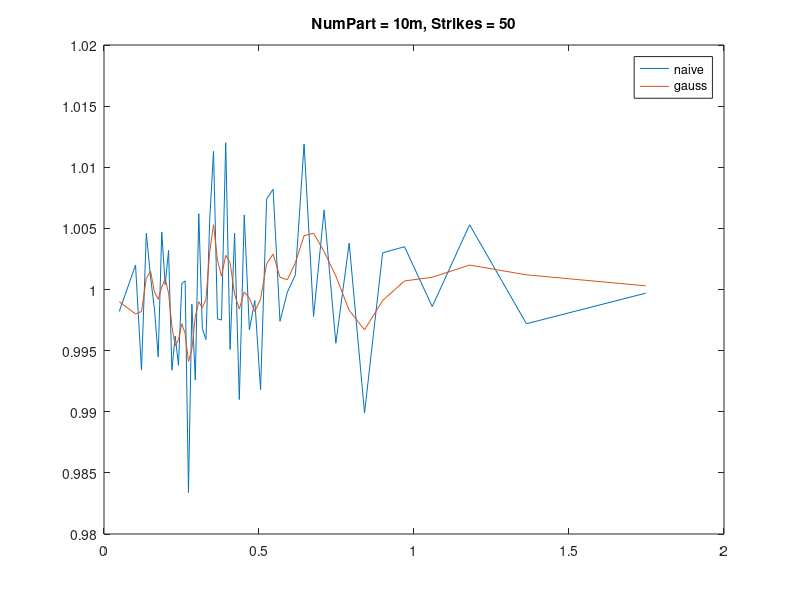

The MATLAB source for this figure:
% particles:100000
% strikes:50

%naive
e1 = [0.9982 1.0020 0.9934 1.0046 1.0010 0.9984 0.9945 1.0047 1.0004 1.0032 0.9934 0.9962 0.9938 1.0005 1.0007 0.9834 0.9988 0.9926 1.0062 0.9968 0.9959 1.0057 1.0113 0.9976 0.9975 1.0120 0.9951 1.0046 0.9910 1.0061 0.9967 0.9991 0.9918 1.0074 1.0082 0.9974 0.9998 1.0012 1.0119 0.9978 1.0065 0.9956 1.0038 0.9899 1.0030 1.0035 0.9986 1.0053 0.9972 0.9997];
s1 = [0.0492 0.1017 0.1209 0.1365 0.1502 0.1628 0.1748 0.1863 0.1974 0.2083 0.2190 0.2297 0.2403 0.2510 0.2617 0.2725 0.2834 0.2945 0.3057 0.3172 0.3289 0.3410 0.3533 0.3660 0.3791 0.3926 0.4067 0.4213 0.4365 0.4524 0.4690 0.4865 0.5050 0.5246 0.5455 0.5677 0.5916 0.6174 0.6454 0.6760 0.7100 0.7479 0.7909 0.8404 0.8988 0.9694 1.0588 1.1794 1.3627 1.7475];

%gauss
e2 = [0.9990 0.9980 0.9982 1.0009 1.0015 0.9998 0.9992 1.0002 1.0009 0.9997 0.9970 0.9954 0.9959 0.9972 0.9964 0.9941 0.9951 0.9978 0.9990 0.9985 0.9992 1.0031 1.0053 1.0024 1.0011 1.0028 1.0022 0.9996 0.9984 0.9998 0.9993 0.9982 0.9992 1.0021 1.0029 1.0010 1.0008 1.0022 1.0044 1.0046 1.0031 1.0011 0.9983 0.9967 0.9991 1.0007 1.0010 1.0020 1.0012 1.0003];
s2 = [0.0492 0.1017 0.1209 0.1365 0.1502 0.1628 0.1748 0.1863 0.1974 0.2083 0.2190 0.2297 0.2403 0.2510 0.2617 0.2725 0.2834 0.2945 0.3057 0.3172 0.3289 0.3410 0.3533 0.3660 0.3791 0.3926 0.4067 0.4213 0.4365 0.4524 0.4690 0.4865 0.5050 0.5246 0.5455 0.5677 0.5916 0.6174 0.6454 0.6760 0.7100 0.7479 0.7909 0.8404 0.8988 0.9694 1.0588 1.1794 1.3627 1.7475];


plot(s1, e1)
hold
plot(s2, e2)
legend('naive', 'gauss')
title('NumPart = 10m, Strikes = 50')